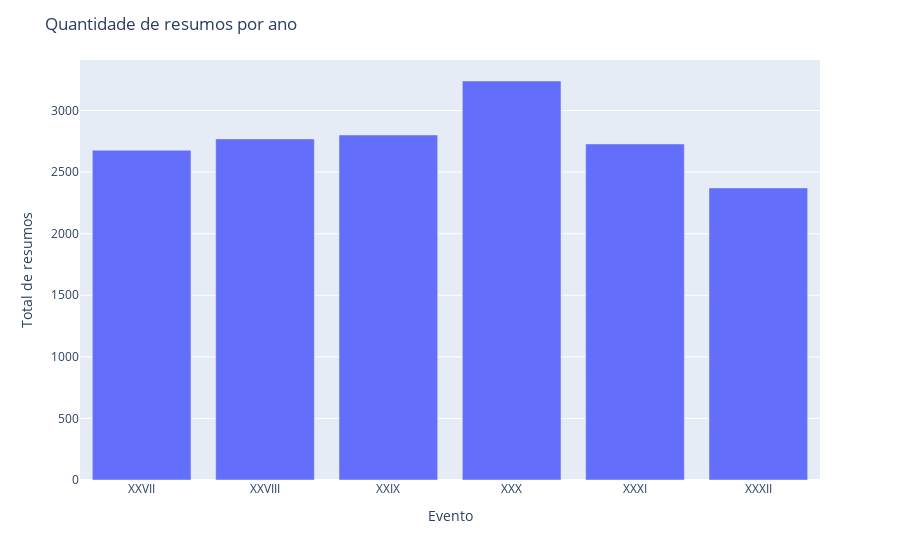

This figure's notebook cell:
### Code cell
# atualizar o layout do gráfico, incluindo título
fig.update_layout(title_text='Quantidade de resumos por ano')
fig.show()

### Figure 1 — Plotly figure (JSON) as saved in the notebook; plotly's stock layout.template omitted (floating-point values rounded to 4 significant figures)
{"data": [{"alignmentgroup": "True", "hovertemplate": "Evento=%{x}<br>Total de resumos=%{y}<extra></extra>", "legendgroup": "", "marker": {"color": "#636efa", "pattern": {"shape": ""}}, "name": "", "offsetgroup": "", "orientation": "v", "showlegend": false, "textposition": "auto", "type": "bar", "x": ["XXVII", "XXVIII", "XXIX", "XXX", "XXXI", "XXXII"], "xaxis": "x", "y": [2678, 2770, 2802, 3240, 2729, 2372], "yaxis": "y"}], "layout": {"barmode": "relative", "legend": {"tracegroupgap": 0}, "margin": {"t": 60}, "title": {"text": "Quantidade de resumos por ano"}, "xaxis": {"anchor": "y", "domain": [0, 1], "title": {"text": "Evento"}}, "yaxis": {"anchor": "x", "domain": [0, 1], "title": {"text": "Total de resumos"}}}}
